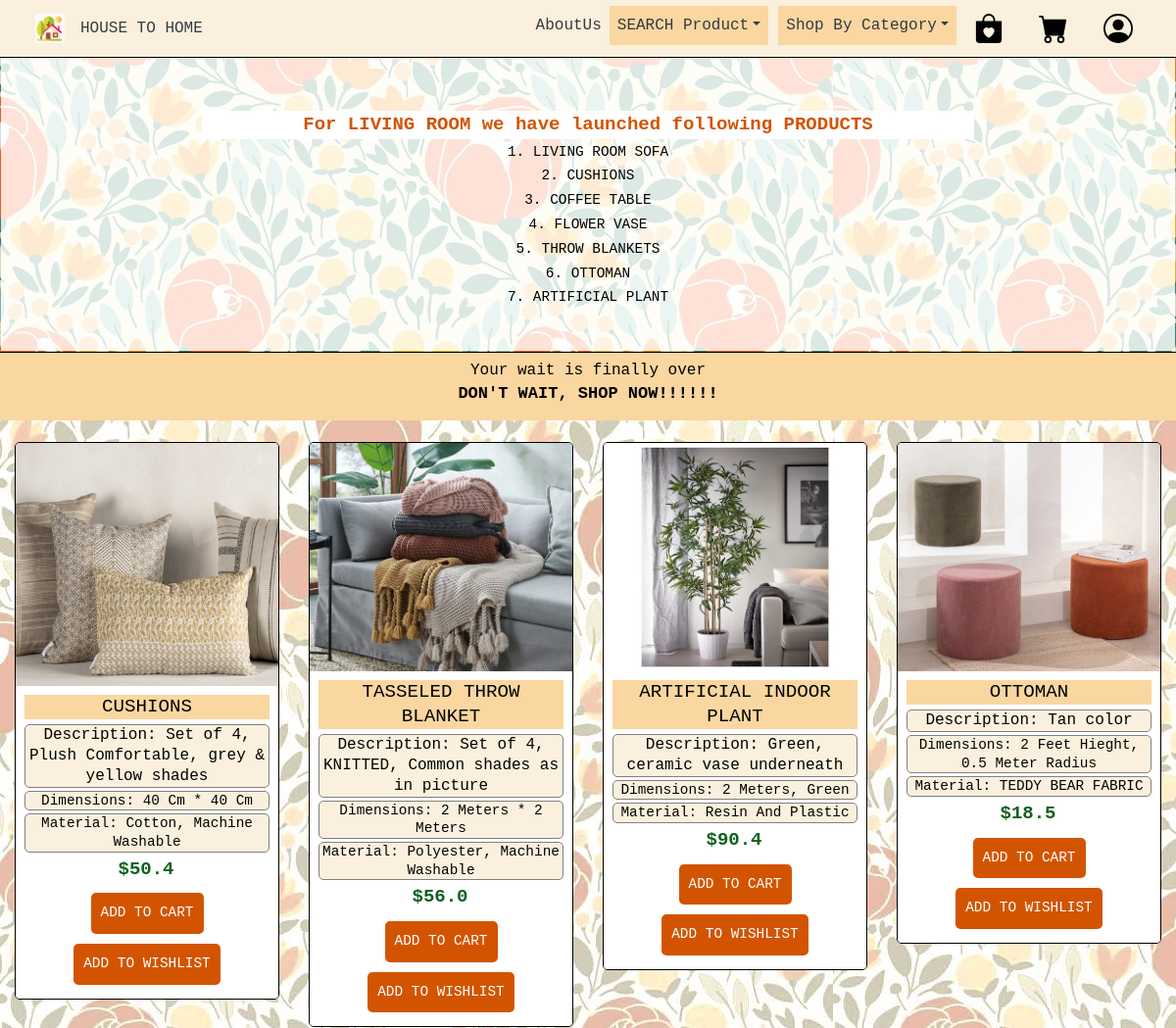
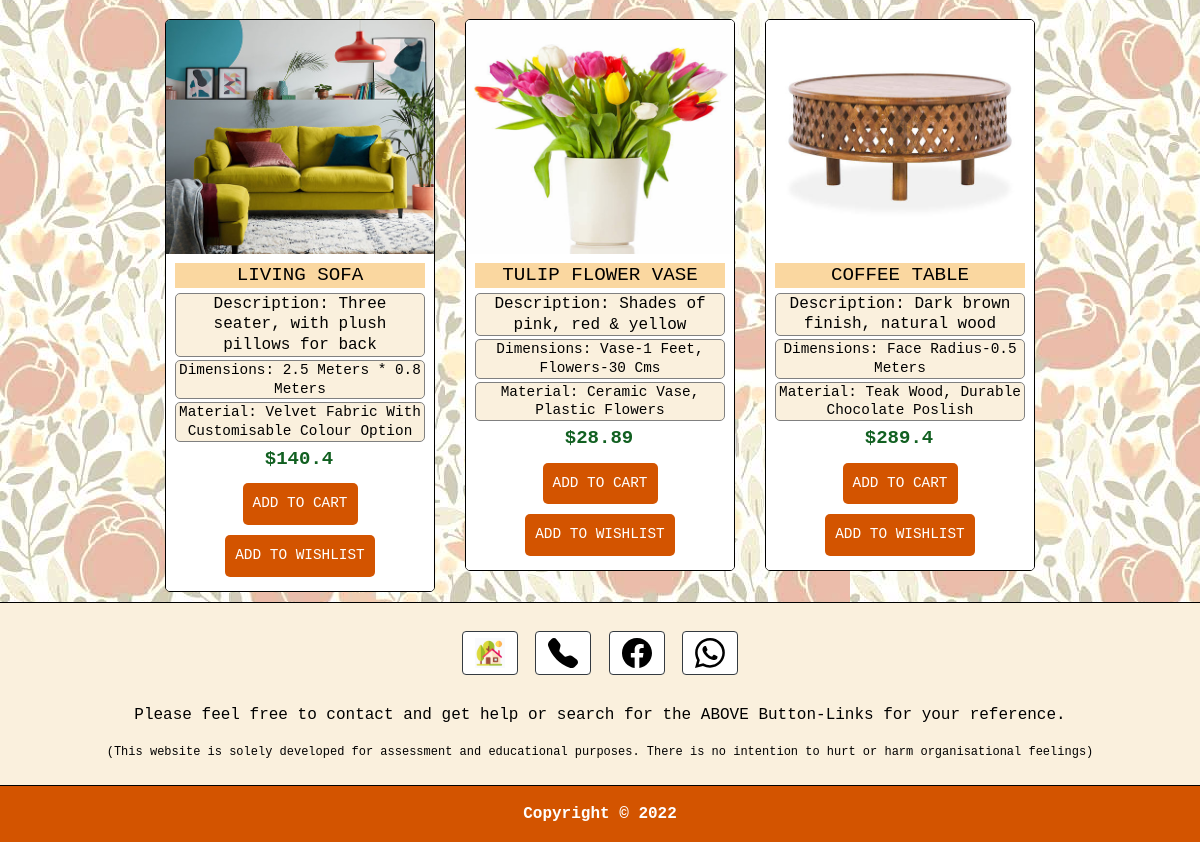
Screenshot of /houseToHome/livingproducts/ with the database file from the repository (2 pictures, top to bottom).
### HouseToHomeStore/models.py (models this page shows, shortened)
class Product(db.Model):
    __tablename__ = 'product'
    unique_product_id = db.Column(db.Integer, primary_key=True)
    title = db.Column(db.String(64), unique=True)
    description = db.Column(db.String(500), nullable=False)
    image = db.Column(db.String(60), nullable=False)
    dimension = db.Column(db.String(160), nullable=False)
    material = db.Column(db.String(160), nullable=False)
    category = db.Column(db.String(160), nullable=False)
    price = db.Column(db.Float, nullable=False)
    count = db.Column(db.Integer, default=1, nullable=False)

### HouseToHomeStore/views.py (the view)
@bp.route('/houseToHome/livingproducts/')
def livingproducts():
    livingsP = Product.query.filter(Product.category == 'LivingRoom')
    return render_template('livingIndex.html', livingsP=livingsP)

### HouseToHomeStore/templates/livingIndex.html (shortened to what this page needs)
<!DOCTYPE html>
<html lang="en">
<head>
    <link rel="stylesheet" href="https://stackpath.bootstrapcdn.com/bootstrap/4.3.1/css/bootstrap.min.css"
>
    <link rel="stylesheet" href="https://cdn.jsdelivr.net/npm/bootstrap-icons@1.8.2/font/bootstrap-icons.css">
    <link rel="stylesheet" type="text/css" href="{{ url_for('static',filename='Css/styleLiving.css') }}" />
</head>
<body>
    <header>
        <nav class="navbar navbar-light fixed-top navbar-expand-lg"
            style="background-color: #FAF0DD; border-bottom: 1px solid black; padding:0px;">
            <div class="container" style="padding: 6px;">
                <a class="navbar-brand-LOGO" href="#">
                    <img src="{{ url_for('static',filename='Images/Logos/Brand.jpeg') }}" width="30" height="30"
                        class="d-inline-block align-top" alt="HOUSE TO HOME">
                </a>
                <div class="navbar-brand-LOGO">
                    <a class="nav-item text-dark nav-link" href={{ url_for('main.index')}}>HOUSE TO HOME</a>
                </div>
                <div class="collapse navbar-collapse" id="navbarToggler">
                    <div class="navbar-nav ml-auto">
                        <a href="#id02" class="nav-item text-dark nav-link navbar-Login-LOGO" style="margin-left: 0px;">
                            <button-loginClick onclick="document.getElementById('id02').style.display='block'"
                                style="width:auto;">
                                <h>AboutUs</h>
                            </button-loginClick>
                        </a>
                        <div class="dropdown">
                            <a class="nav-item text-dark nav-link dropdown-toggle" data-toggle="dropdown"
                                id="bookDropdown" aria-haspopup="true" aria-expanded="false" href="#"
                                style="margin-right:10px;">SEARCH Product</a>
                        </div>
                        <div class="dropdown">
                            <a class="nav-item text-dark nav-link dropdown-toggle" data-toggle="dropdown"
                                id="bookDropdown" aria-haspopup="true" aria-expanded="false" href="#">Shop By
                                Category</a>
                        </div>
                        <a href={{ url_for('main.wishlist')}} class="nav-item text-dark nav-link navbar-Wishlist-LOGO"
                            class="nav-item text-dark nav-link navbar-Wishlist-LOGO" data-toggle="tooltip"
                            data-placement="bottom" title="WISH LIST">
                            <img src="{{ url_for('static',filename='Images/Logos/bag-heart-fill.svg') }}" width="30"
                                height="30" alt="WishList Logo">
                        </a>
                        <a href={{ url_for('main.cart')}} class="nav-item text-dark nav-link navbar-Cart-LOGO"
                            class="nav-item text-dark nav-link navbar-Wishlist-LOGO" data-toggle="tooltip"
                            data-placement="bottom" title="SHOPPING CART">
                            <img src="{{ url_for('static',filename='Images/Logos/cart-fill.svg') }}" width="30"
                                height="30" alt="Cart Logo">
                        </a>
                        <a href="#id01" class="nav-item text-dark nav-link navbar-Login-LOGO"
                            class="nav-item text-dark nav-link navbar-Wishlist-LOGO" data-toggle="tooltip"
                            data-placement="bottom" title="LOG IN">
                            <button-loginClick onclick="document.getElementById('id01').style.display='block'"
                                style="width:auto;">
                                <img src="{{ url_for('static',filename='Images/Logos/person-circle.svg') }}"
                                    class="loginImage" width="30" height="30" alt="Login Logo">
                            </button-loginClick>
                        </a>
                    </div>
                </div>
            </div>
        </nav>
        <div class="jumbotron jumbotron-fluid card card-image">
            <div class="row justify-content-center mt-5 pb-4">
                <div class="col-md-8">
                    <div class="py-4 mb-5">
                        <p class="text-center backgroundImageContent tagLine">For LIVING ROOM we have launched following
                            PRODUCTS
                        </p>
                        <p class="text-center backgroundImageContent">1. LIVING ROOM SOFA</p>
                        <p class="text-center backgroundImageContent">2. CUSHIONS</p>
                        <p class="text-center backgroundImageContent">3. COFFEE TABLE</p>
                        <p class="text-center backgroundImageContent">4. FLOWER VASE</p>
                        <p class="text-center backgroundImageContent">5. THROW BLANKETS</p>
                        <p class="text-center backgroundImageContent">6. OTTOMAN</p>
                        <p class="text-center backgroundImageContent">7. ARTIFICIAL PLANT</p>
                    </div>
                </div>
            </div>
        </div>
    </header>
    <main>
        <div class="text-center"
            style="background-color: #FAD7A0; border-top: black 1px solid; padding-top: 6px; padding-bottom: 6px;">
            <h10 style="background-color:#FAD7A0; padding:2px; color:black">Your wait is finally over</h10>
            <h6 style="font-size:17px; font-weight:600; background-color:#FAD7A0; padding:2px; color:black">DON'T WAIT,
                SHOP NOW!!!!!!</h6>
        </div>
        <div class="container-fluid fadeThePicture-here">
            <div class="row justify-content-center">
                {% for products in livingsP%}
                <div class="col-md-3 col-sm-6" style="
                    padding-top: 10px;
                    padding-bottom: 10px;">
                    <div class="product-grid4">
                        <div class="product-image4">
                            <img class="pic-1" src="{{url_for('static', filename='Images/'+products.category+'/'+products.image)}}">
                        </div>
                        <div class="product-content">
                            <h3 class="title">{{products.title}}</h3>
                            <h3 class="description">Description: {{products.description}}</h3>
                            <h3 class="dimensions">dimensions: {{products.dimension}}</h3>
                            <h3 class="material">material: {{products.material}}</h3>
                            <div class="price">
                                ${{products.price}}
                            </div>
                            <a class="add-to-cart" href="../Html/cartIndex.html">ADD TO CART</a>
                            <a class="add-to-cart" href="../Html/wishListIndex.html">ADD TO WISHLIST</a>
                        </div>
                    </div>
                </div>
                {% endfor %}
            </div>
        </div>
    </main>
    <footer class="text-center text-dark" style="background-color: #FAF0DD;">
        <div class="container p-4 footer">
            <a class="btn btn-outline-dark btn-floating m-1" href={{ url_for('main.index')}} role="button">
                <img src="{{ url_for('static',filename='Images/Logos/Brand.jpeg') }}" width="30" height="30"
                    class="d-inline-block align-top" alt="Home page">
            </a>
            <a class="btn btn-outline-dark btn-floating m-1" href="#!" role="button" data-toggle="tooltip"
                data-placement="bottom" title="CONTACT US ON NUMBER- 99988866">
                <img src="{{ url_for('static',filename='Images/Logos/telephone-fill.svg') }}" width="30" height="30"
                    class="d-inline-block align-top" alt="Contact Us">
            </a>
            <a class="btn btn-outline-dark btn-floating m-1" href="#!" role="button" data-toggle="tooltip"
                data-placement="bottom" title="GO TO OUR FACEBOOK">
                <img src="{{ url_for('static',filename='Images/Logos/facebook.svg') }}" width="30" height="30"
                    class="d-inline-block align-top" alt="Facebook Link">
            </a>
            <a class="btn btn-outline-dark btn-floating m-1" href="#!" role="button" data-toggle="tooltip"
                data-placement="bottom" title="WHATS APP US">
                <img src="{{ url_for('static',filename='Images/Logos/whatsapp.svg') }}" width="30" height="30"
                    class="d-inline-block align-top" alt="Whats App Link">
            </a>
        </div>
        <div class="mb-4 content-for-footer">
            <p style="font-weight: 500;">
                Please feel free to contact and get help or search for the ABOVE Button-Links for your reference.
            </p>
            <p style="font-size: 12px">
                (This website is solely developed for assessment and educational purposes. There is no intention to hurt
                or harm organisational feelings)
            </p>
        </div>
        <div class="text-center p-3">
            Copyright &copy; 2022
        </div>
    </footer>
</body>
</html>

### HouseToHomeStore/static/Css/styleLiving.css (style rules this page uses)
.nav-item { font-family: "Courier New", sans-serif; font-weight: 500; }
.dropdown-toggle { background-color: #FAD7A0; }
.navbar-Wishlist-LOGO { margin-left: 10px; margin-right: 10px; }
.navbar-Cart-LOGO { margin-left: 10px; margin-right: 10px; }
.navbar-brand-LOGO { margin-left: none; }
.navbar-Login-LOGO { margin-left: 10px; }
footer { border-top: 1px solid black; }
.content-for-footer p { font-family: "Courier New", sans-serif; color: black; }
.text-center .p-3 { background-color: #D35400; font-family: "Courier New", sans-serif; color: white; font-weight: bold; border-top: 1px solid black; }
.backgroundImageContent { font-family: "Courier New", sans-serif; color: black; font-size: larger; font-weight: 500; }
.btn { background-color: white; font-family: 'Courier New', sans-serif; color: black; }
h6 { position: relative; margin-bottom: 8px; font-family: 'Courier New', sans-serif; }
h10 { position: relative; margin-top: 8px; font-family: 'Courier New', sans-serif; }
.jumbotron { background-image: url(../Images/BackgroundImg/Background.jpeg); padding-top: 6%; padding-bottom: 2%; margin-bottom: 0px; background-attachment: fixed; }
.jumbotron::before { content: ""; background-color: rgba(255, 255, 255, 0.80); top: 0px; right: 0px; bottom: 0px; left: 0px; position: absolute; }
.mb-5, .my-5 { margin-bottom: -2rem !important; font-size: 12px; margin-top: -2rem !important; }
.backgroundImageContent { margin-top: 0; margin-bottom: 0.2rem; }
.tagLine { margin-top: 0; margin-bottom: 0.2rem; font-size: 19px; font-weight: 600; color: #D35400; background-color: white; }
.fadeThePicture-here { background-image: url(../Images/BackgroundImg/BackgroundDim.jpeg); margin: 0px; padding-top: 12px; background-attachment: fixed; background-repeat: repeat; }
.product-grid4, .product-grid4 .product-image4 { position: relative }
.product-grid4 { font-family: "Courier New", sans-serif; text-align: center; border-radius: 5px; overflow: hidden; z-index: 1; border: 1.3px solid black; }
.product-grid4 .product-image4 img { width: 100%; height: auto; display: block; }
.product-grid4 .product-content { padding: 9px; background-color: white; }
.product-grid4 .title { text-transform: capitalize; color: black; font-weight: 500; font-size: 1.2em; line-height: 1.3em; margin-top: 0; margin-bottom: 5px; padding: 0; font-family: 'Courier New', sans-serif; background-color: #FAD7A0; }
.product-grid4 .description { color: black; font-size: 1em; line-height: 1.3em; margin-top: 0; margin-bottom: 3px; padding: 0; font-family: 'Courier New', sans-serif; background-color: #FAF0DD; border: 0.5px solid grey; border-radius: 5px; }
.product-grid4 .dimensions { text-transform: capitalize; color: black; font-size: 0.9em; line-height: 1.3em; margin-top: 0; margin-bottom: 3px; padding: 0; background-color: #FAF0DD; font-family: 'Courier New', sans-serif; border: 0.5px solid grey; border-radius: 5px; }
.product-grid4 .material { text-transform: capitalize; color: black; font-size: 0.9em; line-height: 1.3em; margin-top: 0; margin-bottom: 3px; padding: 0; background-color: #FAF0DD; font-family: 'Courier New', sans-serif; border: 0.5px solid grey; border-radius: 5px; }
.product-grid4 .price { color: #116021; font-size: 19px; font-weight: 700; margin: 0 2px 5px 0; display: block }
.product-grid4 .add-to-cart { min-height: 40px; border-radius: 5px; display: inline-block; background: #D35400; color: white; font-family: 'Courier New', sans-serif; padding: 10px; margin: 5px; font-size: .90rem; }
body { font-family: 'Courier New', sans-serif; }
.container { padding: 16px; }

### rows the page displays
Product: category+image (picture), title "CUSHIONS", description "Set of 4, Plush Comfortable, grey & yellow shades", dimension "40 Cm * 40 Cm", material "Cotton, Machine Washable", price "50.4"
Product: category+image (placeholder picture), title "TASSELED THROW BLANKET", description "Set of 4, KNITTED, Common shades as in picture", dimension "2 Meters * 2 Meters", material "Polyester, Machine Washable", price "56.0"
Product: category+image (picture), title "ARTIFICIAL INDOOR PLANT", description "Green, ceramic vase underneath", dimension "2 Meters, Green", material "Resin And Plastic", price "90.4"
Product: category+image (picture), title "OTTOMAN", description "Tan color", dimension "2 Feet Hieght, 0.5 Meter Radius", material "TEDDY BEAR FABRIC", price "18.5"
Product: category+image (picture), title "LIVING SOFA", description "Three seater, with plush pillows for back", dimension "2.5 Meters * 0.8 Meters", material "Velvet Fabric With Customisable Colour Option", price "140.4"
Product: category+image (picture), title "TULIP FLOWER VASE", description "Shades of pink, red & yellow", dimension "Vase-1 Feet, Flowers-30 Cms", material "Ceramic Vase, Plastic Flowers", price "28.89"
Product: category+image (picture), title "COFFEE TABLE", description "Dark brown finish, natural wood", dimension "Face Radius-0.5 Meters", material "Teak Wood, Durable Chocolate Poslish", price "289.4"
